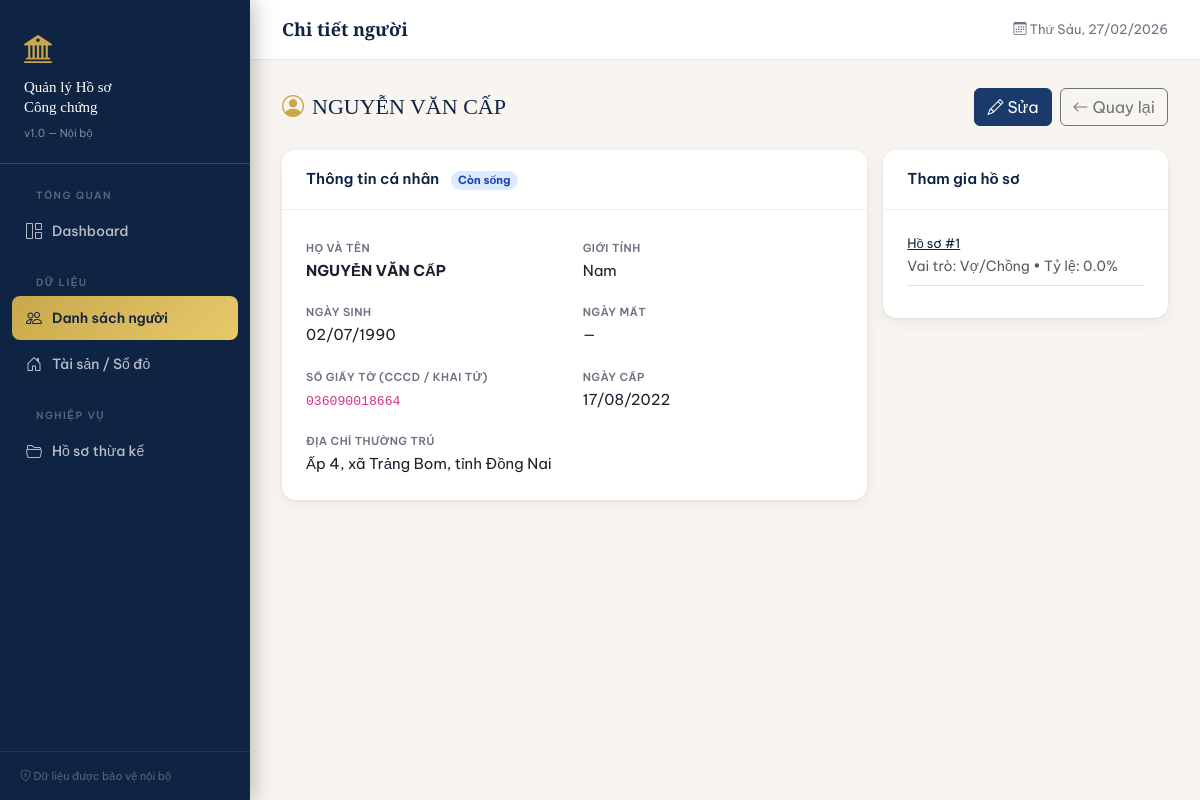
The app's page /customers/1 with its own data.
### models.py (models this page shows, shortened)
class Customer(Base):
    __tablename__ = "customers"
    id           = Column(Integer, primary_key=True, index=True)
    ho_ten       = Column(String(200), nullable=False)
    gioi_tinh    = Column(String(10),  nullable=False)          # Nam / Nữ
    ngay_sinh    = Column(Date,        nullable=False)
    ngay_chet    = Column(Date,        nullable=True)            # NULL = còn sống
    so_giay_to   = Column(String(50),  nullable=False, unique=True)
    ngay_cap     = Column(Date,        nullable=False)
    dia_chi      = Column(Text,        nullable=False)
    created_at   = Column(DateTime,    server_default=func.now())
    participations   = relationship("InheritanceParticipant", back_populates="customer", cascade="all, delete-orphan")
    inheritance_cases = relationship("InheritanceCase", back_populates="nguoi_chet", foreign_keys="InheritanceCase.nguoi_chet_id")

class InheritanceParticipant(Base):
    __tablename__ = "inheritance_participants"
    id               = Column(Integer, primary_key=True, index=True)
    ho_so_id         = Column(Integer, ForeignKey("inheritance_cases.id"),  nullable=False)
    customer_id      = Column(Integer, ForeignKey("customers.id"),          nullable=False)
    vai_tro          = Column(String(50),  nullable=False)   # Vợ/Chồng, Con, Cha/Mẹ, Anh/Chị/Em
    hang_thua_ke     = Column(Integer,     default=1)        # Hàng thừa kế 1, 2, 3
    co_nhan_tai_san  = Column(Boolean,     default=True)     # True = nhận, False = từ chối
    ty_le            = Column(Float,       default=0.0)      # Tỷ lệ % sở hữu sau phân chia
    ghi_chu          = Column(Text,        nullable=True)
    ho_so    = relationship("InheritanceCase", back_populates="participants")
    customer = relationship("Customer",        back_populates="participations")

### routers/customers.py (the view)
@router.get("/{cid}")
def detail(cid: int, request: Request, db: Session = Depends(get_db)):
    c = db.query(Customer).filter(Customer.id == cid).first()
    if not c: raise HTTPException(404)
    return templates.TemplateResponse("customers/detail.html", {"request": request, "obj": c})

### templates/customers/detail.html (shortened to what this page needs)
{% extends "base.html" %}
{% block topbar_title %}Chi tiết người{% endblock %}
{% block content %}
<div class="page-header">
  <h2>
    <i class="bi bi-person-circle me-2" style="color:var(--gold)"></i>{{ obj.ho_ten }}
  </h2>
  <div class="d-flex gap-2">
    <a href="/customers/{{ obj.id }}/edit" class="btn btn-primary"><i class="bi bi-pencil me-1"></i>Sửa</a>
    <a href="/customers" class="btn btn-outline-secondary"><i class="bi bi-arrow-left me-1"></i>Quay lại</a>
  </div>
</div>
<div class="row g-3">
  <div class="col-md-8">
    <div class="card">
      <div class="card-header">
        Thông tin cá nhân
        {% if obj.con_song %}
          <span class="badge badge-alive ms-2 rounded-pill">Còn sống</span>
        {% else %}
          <span class="badge badge-dead ms-2 rounded-pill">Đã mất</span>
        {% endif %}
      </div>
      <div class="card-body">
        <div class="info-grid">
          <div class="info-item">
            <label>Họ và tên</label>
            <span class="fw-bold">{{ obj.ho_ten }}</span>
          </div>
          <div class="info-item">
            <label>Giới tính</label>
            <span>{{ obj.gioi_tinh }}</span>
          </div>
          <div class="info-item">
            <label>Ngày sinh</label>
            <span>{{ obj.ngay_sinh.strftime('%d/%m/%Y') if obj.ngay_sinh }}</span>
          </div>
          <div class="info-item">
            <label>Ngày mất</label>
            <span>{{ obj.ngay_chet.strftime('%d/%m/%Y') if obj.ngay_chet else '—' }}</span>
          </div>
          <div class="info-item">
            <label>Số giấy tờ (CCCD / Khai tử)</label>
            <span><code>{{ obj.so_giay_to }}</code></span>
          </div>
          <div class="info-item">
            <label>Ngày cấp</label>
            <span>{{ obj.ngay_cap.strftime('%d/%m/%Y') if obj.ngay_cap }}</span>
          </div>
          <div class="info-item" style="grid-column: 1 / -1">
            <label>Địa chỉ thường trú</label>
            <span>{{ obj.dia_chi }}</span>
          </div>
        </div>
      </div>
    </div>
  </div>
  <div class="col-md-4">
    <div class="card">
      <div class="card-header">Tham gia hồ sơ</div>
      <div class="card-body">
        {% if obj.participations %}
          {% for p in obj.participations %}
          <div class="mb-2 pb-2 border-bottom">
            <div class="fw-600" style="font-size:13px">
              <a href="/cases/{{ p.ho_so_id }}" style="color:var(--navy)">
                Hồ sơ #{{ p.ho_so_id }}
              </a>
            </div>
            <small class="text-muted">Vai trò: {{ p.vai_tro }} • Tỷ lệ: {{ p.ty_le }}%</small>
          </div>
          {% endfor %}
        {% else %}
          <div class="text-muted text-center py-3" style="font-size:13px">
            <i class="bi bi-inbox"></i><br>Chưa tham gia hồ sơ nào
          </div>
        {% endif %}
      </div>
    </div>
  </div>
</div>
{% endblock %}

### templates/base.html (style rules this page uses)
:root { --navy: #0f2443; --navy2: #1a3a6b; --gold: #c9a84c; --gold2: #e8c96a; --cream: #f8f5f0; --text: #1e1e2e; --muted: #6b7280; --sidebar-w: 250px; }
* { box-sizing: border-box; }
body { font-family: 'Be Vietnam Pro', sans-serif; background: var(--cream); color: var(--text); margin: 0; }
.card { border: none; border-radius: 14px; box-shadow: 0 1px 3px rgba(0,0,0,.06), 0 4px 16px rgba(0,0,0,.06); background: #fff; }
.card-header { background: #fff; border-bottom: 1px solid #f0f0f0; border-radius: 14px 14px 0 0 !important; padding: 18px 24px; font-weight: 600; font-size: 15px; color: var(--navy); }
.card-body { padding: 24px; }
.btn-primary { background: var(--navy2); border-color: var(--navy2); }
.badge-alive { background: #dbeafe; color: #1e40af; }
.page-header { display: flex; align-items: center; justify-content: space-between; margin-bottom: 24px; }
.page-header h2 { font-family: 'Playfair Display', serif; font-size: 22px; color: var(--navy); margin: 0; }
.info-grid { display: grid; grid-template-columns: 1fr 1fr; gap: 16px; }
.info-item label { font-size: 11px; font-weight: 600; color: var(--muted); text-transform: uppercase; letter-spacing: .5px; }
.info-item span { display: block; font-size: 15px; color: var(--text); margin-top: 2px; }

### records on screen
Customer: ho_ten "NGUYỄN VĂN CẤP", gioi_tinh "Nam", ngay_sinh "02/07/1990", ngay_chet "—", so_giay_to "036090018664", ngay_cap "17/08/2022", dia_chi "Ấp 4, xã Trảng Bom, tỉnh Đồng Nai"
InheritanceParticipant: ho_so_id "1", vai_tro "Vợ/Chồng", ty_le "0.0"
